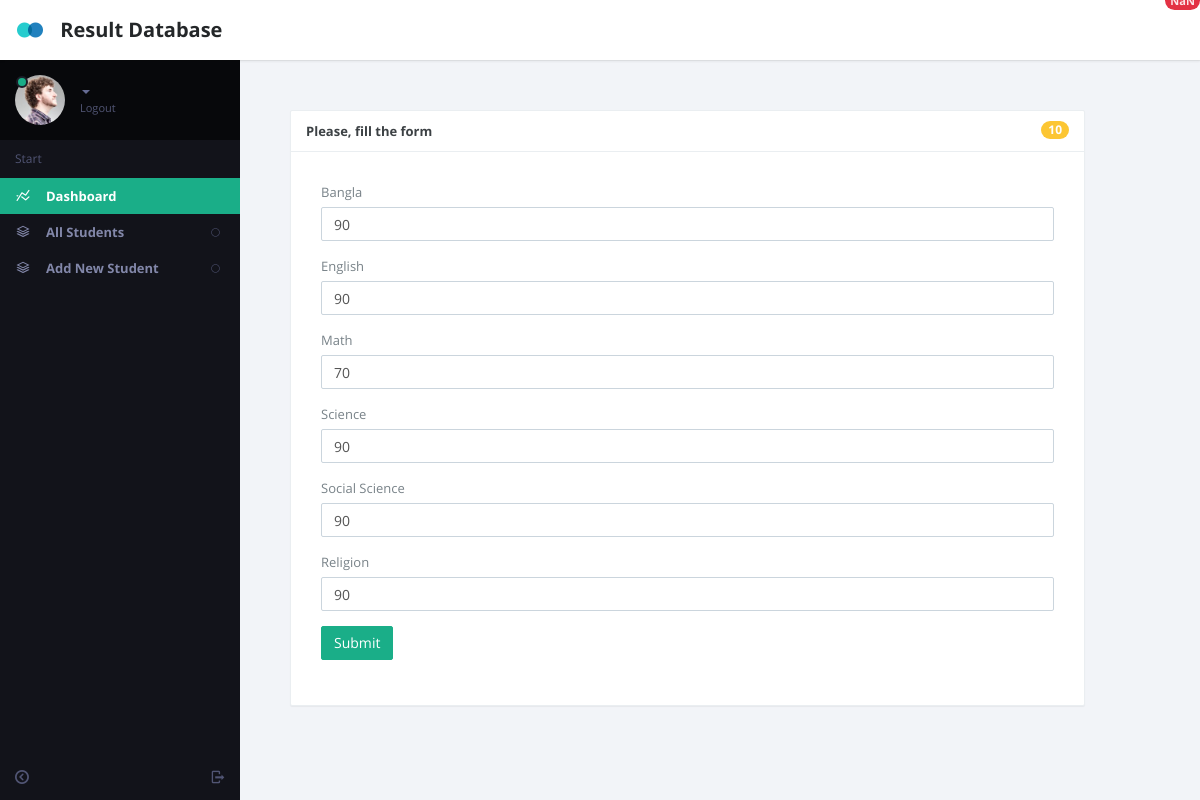
Page /update_result/01 on the earlier database version.
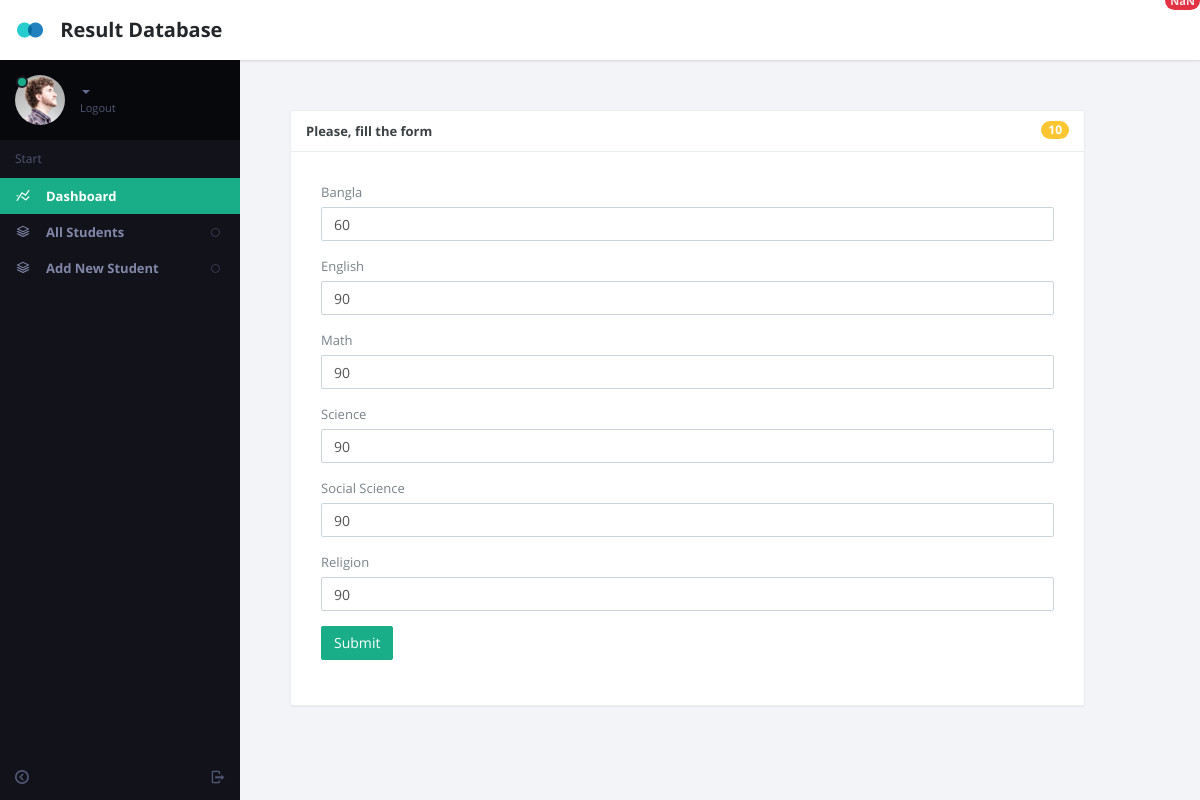
Same page on the later database version.
### tables this page shows
CREATE TABLE `students_results` (
  `result_sl` int(10) NOT NULL,
  `name` varchar(50) NOT NULL,
  `roll` varchar(50) NOT NULL,
  `reg` varchar(50) NOT NULL,
  `board` varchar(50) NOT NULL,
  `institute` varchar(50) NOT NULL,
  `stu_pic` varchar(500) NOT NULL,
  `b_m` int(4) NOT NULL,
  `b_g` varchar(10) NOT NULL,
  `b_c` float NOT NULL,
  `e_m` int(10) NOT NULL,
  `e_g` varchar(10) NOT NULL,
  `e_c` float NOT NULL,
  `m_m` int(10) NOT NULL,
  `m_g` varchar(10) NOT NULL,
  `m_c` float NOT NULL,
  `s_m` int(10) NOT NULL,
  `s_g` varchar(10) NOT NULL,
  `s_c` float NOT NULL,
  `ss_m` int(10) NOT NULL,
  `ss_g` varchar(10) NOT NULL,
  `ss_c` float NOT NULL,
  `r_m` int(10) NOT NULL,
  `r_g` varchar(10) NOT NULL,
  `r_c` float NOT NULL,
  `grade_alpha` varchar(10) NOT NULL,
  `cgpa` float NOT NULL,
  `result` varchar(10) NOT NULL
);

### application/controllers/admin.php (called while the page is built, shortened)
<?php
class Admin extends CI_Controller {
	public function update_result($stu_roll)
	{
		$this->load->model('admin_model');
		$results = $this->admin_model->getSingleStudentmarks($stu_roll);
		$this->load->view('edu-admin/update_marks',['results'=>$results]);
	}
}
?>

### index.php (called while the page is built, shortened)
<?php
require_once BASEPATH.'core/CodeIgniter.php';

### application/models/admin_model.php (called while the page is built, shortened)
<?php
	class admin_model extends CI_model {
	public function getSingleStudentmarks($stu_roll)
	{
		$query = $this->db->get_where('students_results', array('roll' => $stu_roll));
		if ( $query->num_rows() > 0 ) {
			return $query->row();
		}
	}
}

### application/views/edu-admin/update_marks.php (the view, shortened to what the changed rows need)
<?php
    require_once "template/header.php";
 ?>
      <div class="row">
        <div class="col-md-10" style="margin: 50px 20px 50px 50px;">
             <section class="panel b-a" style="min-height: 400px;">
                    <div class="card" style="padding: 30px;">
                    <div class="card-body">
                        <form action="<?php echo base_url(); ?>edit_marks" method="POST">
                            <div class="form-group">
                                <label for="">Bangla</label>
                                <input name="ban" class="form-control" type="text" value="<?php echo $results->b_m; ?>">
                            </div>
                            <div class="form-group">
                                <label for="">English</label>
                                <input name="en" class="form-control" type="text" value="<?php echo $results->e_m; ?>">
                            </div>
                            <div class="form-group">
                                <label for="">Math</label>
                                <input name="mat" class="form-control" type="text" value="<?php echo $results->m_m; ?>">
                            </div>
                            <div class="form-group">
                                <label for="">Science</label>
                                <input name="sci" class="form-control" type="text" value="<?php echo $results->s_m; ?>">
                            </div>
                            <div class="form-group">
                                <label for="">Social Science</label>
                                <input name="ss" class="form-control" type="text" value="<?php echo $results->ss_m; ?>">
                            </div>
                            <div class="form-group">
                                <label for="">Religion</label>
                                <input name="religion" class="form-control" type="text" value="<?php echo $results->r_m; ?>">
                            </div>
                        </form>
                    </div>
                  </div>
                </section>
            </div>
        </div>
    <?php
        require_once "template/footer.php";
    ?>

### application/views/edu-admin/template/header.php (shortened to what the changed rows need)
<!DOCTYPE html>
<html lang="en" class="app">
<head>
    <link rel="stylesheet" href="../assets/css/app.v1.css" type="text/css" />
    <link rel="stylesheet" href="../assets/js/calendar/bootstrap_calendar.css" type="text/css" />
</head>
<body class="">
    <section class="vbox">
        <header class="bg-white header header-md navbar navbar-fixed-top-xs box-shadow">
            <div class="navbar-header aside-md dk">
                <a href="#" class="navbar-brand"> <img src="../assets/images/logo.png" class="m-r-sm" alt="scale"> <span class="hidden-nav-xs">Result Database</span> </a>
            </div>
        </header>
        <section>
            <section class="hbox stretch">
                <section id="content">
                    <section class="hbox stretch">
                        <section>
                            <section class="vbox">

Differences in the rows shown:
removed students_results: ban "90", en "90", mat "70", sci "90", ss "90", religion "90"
added students_results: ban "60", en "90", mat "90", sci "90", ss "90", religion "90"
